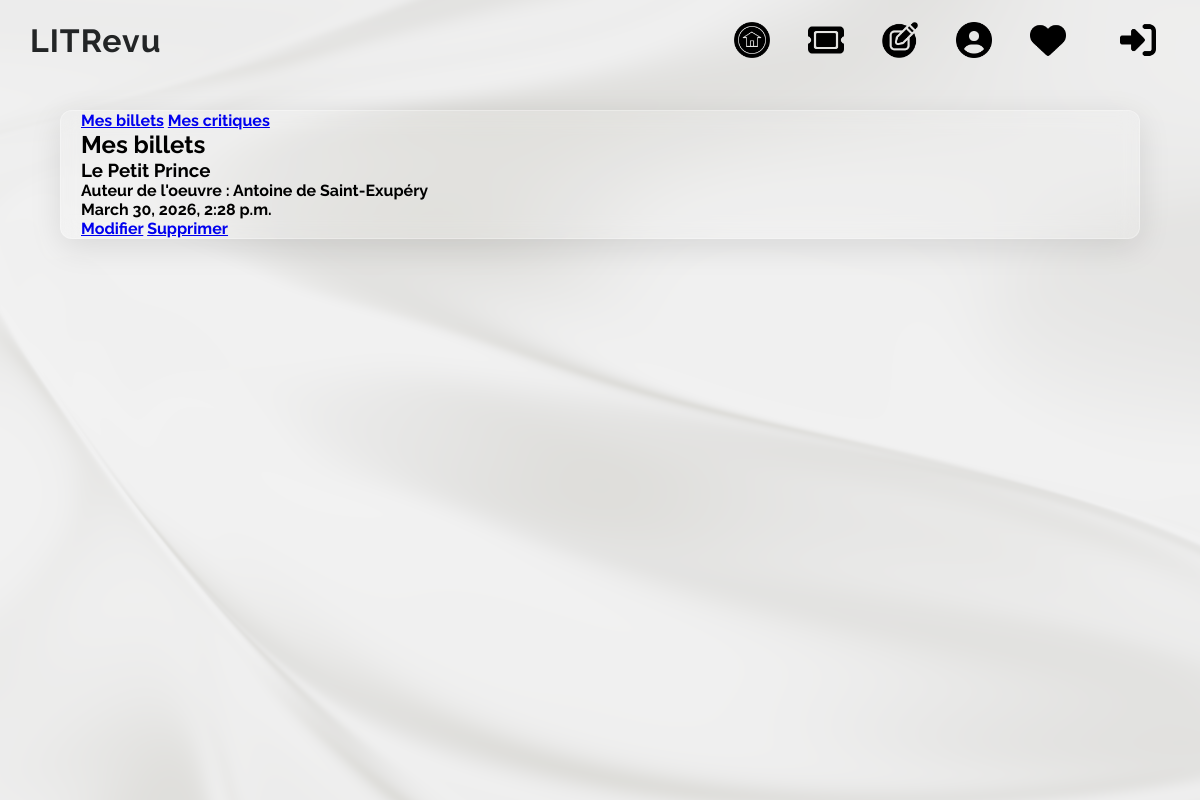
Screenshot of /my_post_ticket/ (signed in) with the database file from the repository.
### core/models.py (models this page shows)
class Ticket(models.Model):
    title = models.CharField(max_length=128)
    author = models.CharField(max_length=128)
    description = models.TextField(max_length=2048, blank=True)
    user = models.ForeignKey(
        to=settings.AUTH_USER_MODEL,
        on_delete=models.CASCADE,
        related_name='tickets'
    )
    image = models.ImageField(null=True, blank=True)
    time_created = models.DateTimeField(auto_now_add=True)

### core/views.py (the view)
# urls.py: path('my_post_ticket/', views.my_post_ticket_view, name='my_post_ticket'),
@login_required
def my_post_ticket_view(request):
    tickets = Ticket.objects.filter(
        user=request.user
    ).order_by('-time_created')
    return render(request, 'my_post_ticket.html', {'tickets': tickets })

### templates/my_post_ticket.html (shortened to what this page needs)
{% extends 'base.html' %}
{% block content %}
    <nav>
        <a href="{% url 'my_post_ticket' %}">Mes billets</a>
        <a href="{% url 'my_post_review' %}">Mes critiques</a>
    </nav>
    <h2>Mes billets</h2>
    {% for ticket in tickets %}
        <div>
            <h3>{{ ticket.title }}</h3>
            <p>Auteur de l'oeuvre : {{ ticket.author }}</p>
            <p>{{ ticket.time_created }}</p>
            <a href="{% url 'ticket_edit' ticket.pk %}">Modifier</a>
            <a href="{% url 'ticket_delete' ticket.pk %}">Supprimer</a>
        </div>
    {% empty %}
        <p>Aucun billet pour le moment !</p>
    {% endfor %}
{% endblock content %}

### static/css/style.css (style rules this page uses)
* { margin: 0; padding: 0; box-sizing: border-box; }
body { font-family: 'Raleway', sans-serif; background: linear-gradient(270deg, #EAEAEA, #DBDBDB, #F2F2F2, #ADA996, #EAEAEA); background-size: 300% 300%; animation : gradientbg 5s linear infinite; }

### rows the page displays
Ticket: title "Le Petit Prince", author "Antoine de Saint-Exupéry", time_created "March 30, 2026, 2:28 p.m."
